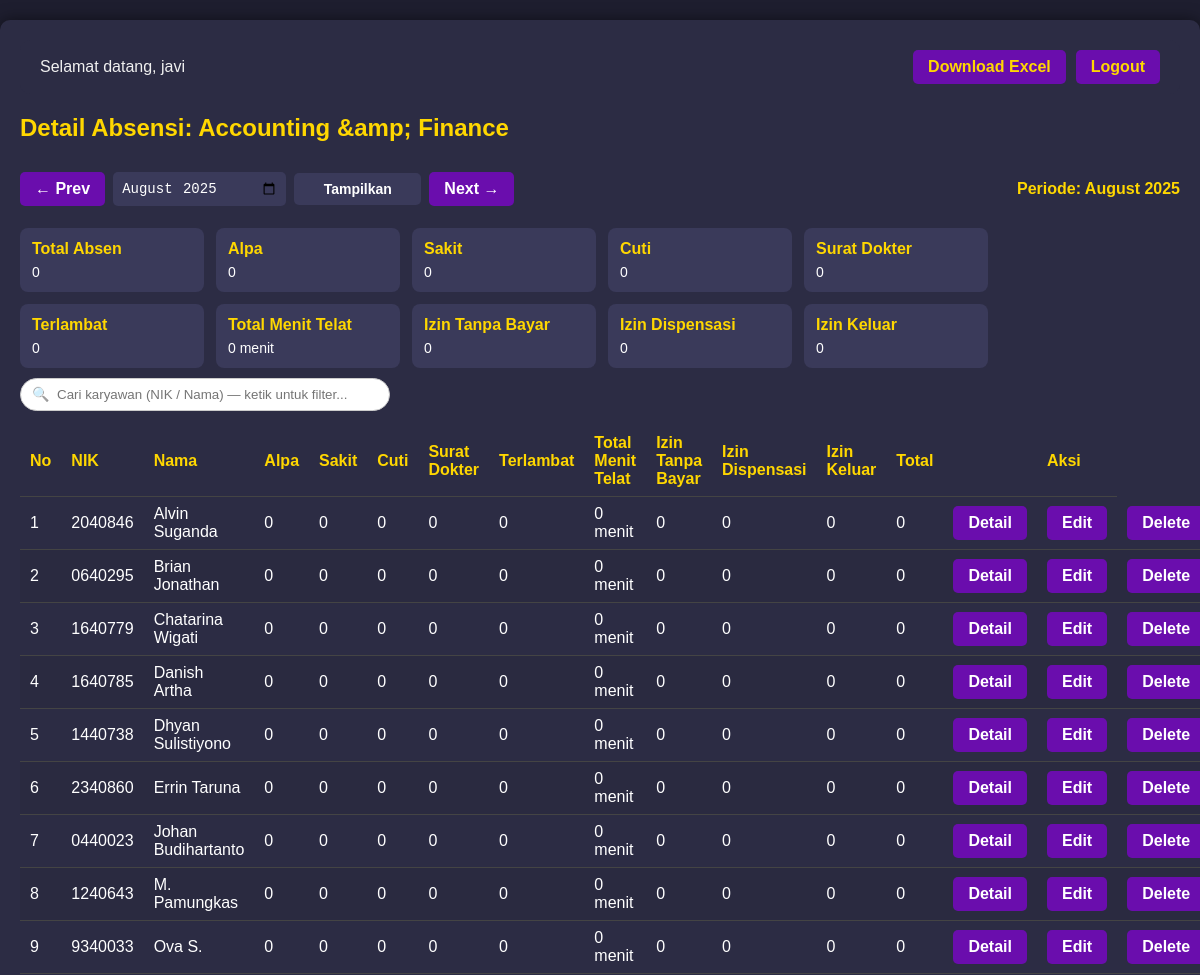
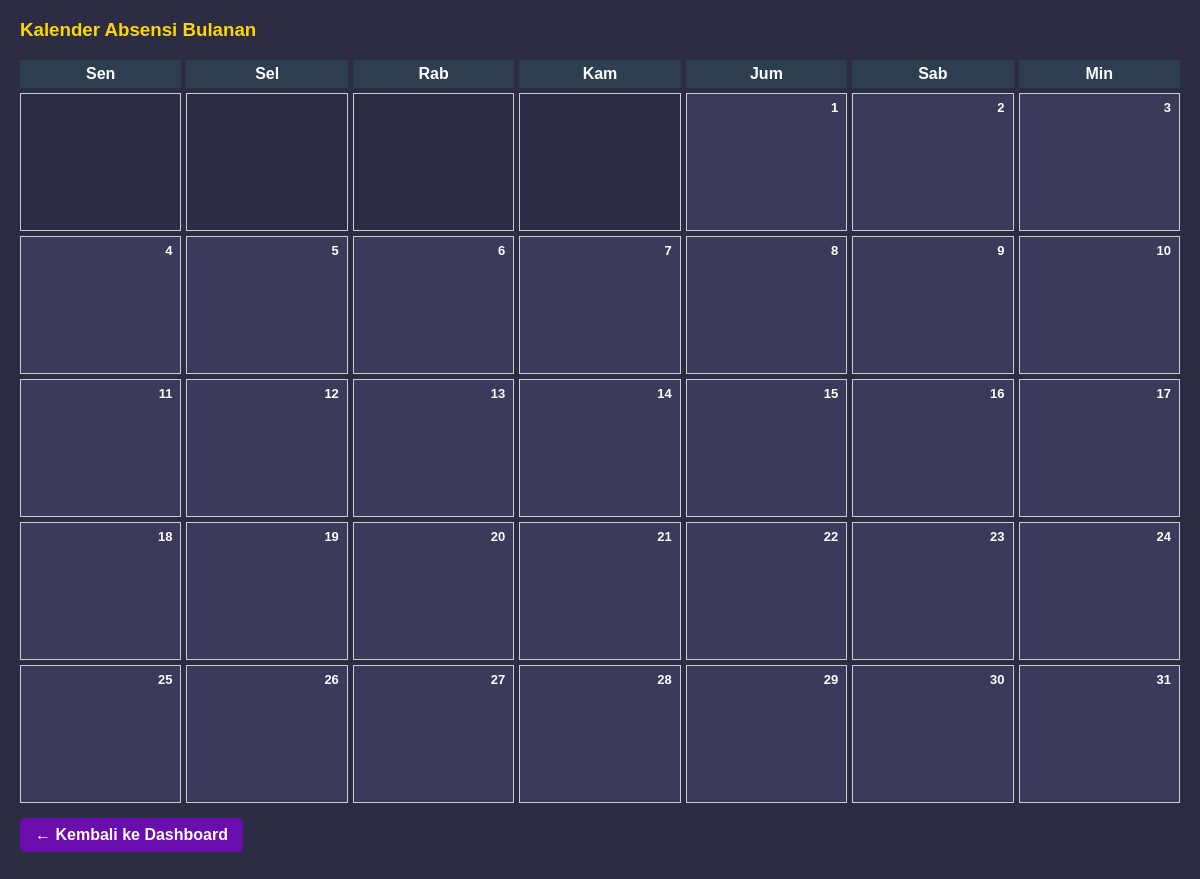
The page /detail_departemen.php?departemen_id=4&bulan=2025-08 (signed in) on the database its author committed (2 pictures, top to bottom).
### tables this page shows
CREATE TABLE `departemen` (
  `id` int(11) NOT NULL,
  `nama_departemen` varchar(100) NOT NULL
);

CREATE TABLE `karyawan` (
  `id` int(11) NOT NULL,
  `nik` varchar(20) NOT NULL,
  `nama` varchar(100) NOT NULL,
  `departemen_id` int(11) NOT NULL
);

### detail_departemen.php (the view, shortened to what this page needs)
<?php
include "config/koneksi.php";
$departemen_id = (int) $_GET['departemen_id'];
$filter_bulan = isset($_GET['bulan']) && preg_match('/^\d{4}-\d{2}$/', $_GET['bulan']) ? $_GET['bulan'] : date('Y-m');
$startDate = $filter_bulan . '-01';
$endDate = date('Y-m-t', strtotime($startDate));
function column_exists($conn, $table, $column) {
    $table = mysqli_real_escape_string($conn, $table);
    $column = mysqli_real_escape_string($conn, $column);
    $q = mysqli_query($conn, "SHOW COLUMNS FROM `$table` LIKE '$column'");
    return $q && mysqli_num_rows($q) > 0;
}
$has_menit = column_exists($conn, 'absensi', 'menit_telat');
$depQ = mysqli_query($conn, "SELECT nama_departemen FROM departemen WHERE id = $departemen_id");
$depRow = mysqli_fetch_assoc($depQ);
$nama_departemen = htmlspecialchars($depRow['nama_departemen']);
$sql_summary = "
    SELECT
      k.id,
      k.nik,
      k.nama,
      COALESCE(SUM(a.status = 'Alpa'),0) AS alpa,
      COALESCE(SUM(a.status = 'Izin Tanpa Bayar'),0) AS izin_tanpa_bayar,
      COALESCE(SUM(a.status = 'Sakit'),0) AS sakit,
      COALESCE(SUM(a.status = 'Izin Dispensasi'),0) AS izin_dispensasi,
      COALESCE(SUM(a.status = 'Cuti'),0) AS cuti,
      COALESCE(SUM(a.status = 'Surat Dokter'),0) AS surat_dokter,
      COALESCE(SUM(a.status = 'Terlambat'),0) AS terlambat,
      COALESCE(SUM(a.status = 'Izin Meninggalkan Tempat Kerja'),0) AS izin_keluar,";
if ($has_menit) {
    $sql_summary .= " COALESCE(SUM(a.menit_telat),0) AS total_menit_telat,";
} else {
    $sql_summary .= " 0 AS total_menit_telat,";
}
$sql_summary .= " COALESCE(COUNT(a.id),0) AS total_absen
    FROM karyawan k
    LEFT JOIN absensi a
      ON a.karyawan_id = k.id
      AND a.tanggal BETWEEN '$startDate' AND '$endDate'
    WHERE k.departemen_id = $departemen_id
    GROUP BY k.id
    ORDER BY k.nama ASC
";
$res_summary = mysqli_query($conn, $sql_summary);
$sql_dept_totals = "
    SELECT
      SUM(a.status = 'Alpa') AS alpa,
      SUM(a.status = 'Izin Tanpa Bayar') AS izin_tanpa_bayar,
      SUM(a.status = 'Sakit') AS sakit,
      SUM(a.status = 'Izin Dispensasi') AS izin_dispensasi,
      SUM(a.status = 'Cuti') AS cuti,
      SUM(a.status = 'Surat Dokter') AS surat_dokter,
      SUM(a.status = 'Terlambat') AS terlambat,
      SUM(a.status = 'Izin Meninggalkan Tempat Kerja') AS izin_keluar,";
if ($has_menit) {
    $sql_dept_totals .= " SUM(a.menit_telat) AS total_menit_telat,";
} else {
    $sql_dept_totals .= " 0 AS total_menit_telat,";
}
$sql_dept_totals .= " COUNT(a.id) AS total_absen
    FROM absensi a
    JOIN karyawan k ON a.karyawan_id = k.id
    WHERE k.departemen_id = $departemen_id
      AND a.tanggal BETWEEN '$startDate' AND '$endDate'
";
$res_dept_totals = mysqli_query($conn, $sql_dept_totals);
$dept_totals = $res_dept_totals ? mysqli_fetch_assoc($res_dept_totals) : [];
function prev_month($ym){
    return date('Y-m', strtotime($ym . '-01 -1 month'));
}
function next_month($ym){
    return date('Y-m', strtotime($ym . '-01 +1 month'));
}
?>
<!DOCTYPE html>
<html lang="id">
<head>
<link rel="stylesheet" href="assets/style.css">
</head>
<body>
<div class="container">
    <div class="navbar" style="display:flex; justify-content:space-between; align-items:center;">
        <div>Selamat datang, <?= htmlspecialchars($_SESSION['nama'] ?? '') ?></div>
        <div style="display:flex; gap:10px; align-items:center;">
            <a href="export_departemen_excel.php?departemen_id=<?= $departemen_id ?>&bulan=<?= $filter_bulan ?>" class="btn btn-success">Download Excel</a>
            <a href="logout.php" class="btn btn-danger">Logout</a>
        </div>
    </div>
    <h2>Detail Absensi: <?= htmlspecialchars($nama_departemen) ?></h2>
    <div class="filter-inline">
        <a class="btn" href="detail_departemen.php?departemen_id=<?= $departemen_id ?>&bulan=<?= prev_month($filter_bulan) ?>">&larr; Prev</a>
        <form method="GET" style="display:inline-flex;align-items:center;gap:8px;">
            <input type="month" name="bulan" value="<?= $filter_bulan ?>">
            <button class="btn" type="submit">Tampilkan</button>
        </form>
        <a class="btn" href="detail_departemen.php?departemen_id=<?= $departemen_id ?>&bulan=<?= next_month($filter_bulan) ?>">Next &rarr;</a>
        <div style="margin-left:auto;color:#ffd700;font-weight:bold;">
            Periode: <?= date('F Y', strtotime($startDate)) ?>
        </div>
    </div>
    <div class="row" style="margin-bottom:10px;flex-wrap:wrap;">
        <div class="card"><h4>Total Absen</h4><div class="small"><?= $dept_totals['total_absen'] ?? 0 ?></div></div>
        <div class="card"><h4>Alpa</h4><div class="small"><?= $dept_totals['alpa'] ?? 0 ?></div></div>
        <div class="card"><h4>Sakit</h4><div class="small"><?= $dept_totals['sakit'] ?? 0 ?></div></div>
        <div class="card"><h4>Cuti</h4><div class="small"><?= $dept_totals['cuti'] ?? 0 ?></div></div>
        <div class="card"><h4>Surat Dokter</h4><div class="small"><?= $dept_totals['surat_dokter'] ?? 0 ?></div></div>
        <div class="card"><h4>Terlambat</h4><div class="small"><?= $dept_totals['terlambat'] ?? 0 ?></div></div>
        <div class="card"><h4>Total Menit Telat</h4><div class="small"><?= $dept_totals['total_menit_telat'] ?? 0 ?> menit</div></div>
        <div class="card"><h4>Izin Tanpa Bayar</h4><div class="small"><?= $dept_totals['izin_tanpa_bayar'] ?? 0 ?></div></div>
        <div class="card"><h4>Izin Dispensasi</h4><div class="small"><?= $dept_totals['izin_dispensasi'] ?? 0 ?></div></div>
        <div class="card"><h4>Izin Keluar</h4><div class="small"><?= $dept_totals['izin_keluar'] ?? 0 ?></div></div>
    </div>
    <div class="search-box">
        <input type="text" id="searchInput" placeholder="Cari karyawan (NIK / Nama) — ketik untuk filter...">
    </div>
    <table class="table-list" id="karyawanTable" role="grid" aria-label="Ringkasan karyawan">
        <thead>
            <tr>
                <th>No</th>
                <th>NIK</th>
                <th>Nama</th>
                <th>Alpa</th>
                <th>Sakit</th>
                <th>Cuti</th>
                <th>Surat Dokter</th>
                <th>Terlambat</th>
                <th>Total Menit Telat</th>
                <th>Izin Tanpa Bayar</th>
                <th>Izin Dispensasi</th>
                <th>Izin Keluar</th>
                <th>Total</th>
                <th> </th>
                <th>Aksi</th>
            </tr>
        </thead>
        <tbody>
            <?php
            $no = 1;
            if ($res_summary && mysqli_num_rows($res_summary) > 0):
                mysqli_data_seek($res_summary, 0);
                while ($r = mysqli_fetch_assoc($res_summary)):
            ?>
            <tr>
                <td><?= $no++; ?></td>
                <td><?= htmlspecialchars($r['nik']); ?></td>
                <td><?= htmlspecialchars($r['nama']); ?></td>
                <td><?= (int)$r['alpa']; ?></td>
                <td><?= (int)$r['sakit']; ?></td>
                <td><?= (int)$r['cuti']; ?></td>
                <td><?= (int)$r['surat_dokter']; ?></td>
                <td><?= (int)$r['terlambat']; ?></td>
                <td><?= (int)$r['total_menit_telat']; ?> menit</td>
                <td><?= (int)$r['izin_tanpa_bayar']; ?></td>
                <td><?= (int)$r['izin_dispensasi']; ?></td>
                <td><?= (int)$r['izin_keluar']; ?></td>
                <td><?= (int)$r['total_absen']; ?></td>
                <td>
                    <a class="btn" href="detail_karyawan.php?id=<?= $r['id'] ?>&bulan=<?= $filter_bulan ?>">Detail</a>
                </td>
                <td>
                    <a class="btn btn-warning" href="edit_absensi.php?id=<?= $r['id'] ?>&bulan=<?= $filter_bulan ?>">Edit</a>
                </td>
                <td>
                    <a class="btn btn-danger"
                    href="hapus_karyawan_absensi.php?id=<?= $r['id'] ?>&departemen_id=<?= $departemen_id ?>&bulan=<?= $filter_bulan ?>"
                    onclick="return confirm('Yakin ingin menghapus semua absensi karyawan ini di bulan terpilih?')">Delete</a>
                </td>
            </tr>
            <?php
                endwhile;
            else:
            ?>
            <tr><td colspan="14">Belum ada data karyawan / absensi untuk departemen ini di bulan terpilih.</td></tr>
            <?php endif; ?>
        </tbody>
    </table>
    <h3 style="margin-top:20px;">Kalender Absensi Bulanan</h3>
    <?php
    $firstDay = date('N', strtotime($startDate));
    $hariDalamBulan = date('t', strtotime($startDate));
    echo "<div class='calendar'>";
    $hari = ['Sen','Sel','Rab','Kam','Jum','Sab','Min'];
    foreach ($hari as $h) { echo "<div class='day-header'>{$h}</div>"; }
    for ($i=1; $i<$firstDay; $i++) { echo "<div class='day kosong'></div>"; }
    for ($tgl=1; $tgl<=$hariDalamBulan; $tgl++) {
        echo "<div class='day'>";
        echo "<div class='day-number'>{$tgl}</div>";
        echo "</div>";
    }
    echo "</div>";
    ?>
    <p style="margin-top:15px;">
        <a href="dashboard.php" class="btn">← Kembali ke Dashboard</a>
    </p>
</div>
</body>
</html>

### assets/style.css (style rules this page uses)
body { background-color: #1e1e2f; color: #f0f0f0; font-family: Arial, sans-serif; margin: 0; padding: 0; }
.container { max-width: 1200px; margin: 20px auto; padding: 20px; background-color: #2c2c44; border-radius: 10px; box-shadow: 0 0 15px rgba(0,0,0,0.5); }
h1, h2, h3 { color: #ffd700; }
a.btn, button { display: inline-block; padding: 8px 15px; background-color: #6a0dad; color: #fff; text-decoration: none; border-radius: 5px; font-weight: bold; cursor: pointer; }
form input, form select, form textarea, form button { display: block; width: 100%; margin: 10px 0; padding: 8px; border-radius: 5px; border: none; font-size: 14px; background-color: #3a3a5a; color: #fff; }
table { width: 100%; border-collapse: collapse; margin-top: 20px; }
table thead { background-color: #3a3a5a; }
table thead th { padding: 10px; color: #ffd700; text-align: left; }
table tbody tr { border-bottom: 1px solid #444; }
table tbody tr:nth-child(even) { background-color: #2a2a40; }
table tbody td { padding: 10px; }
.navbar { display: flex; justify-content: space-between; align-items: center; background-color: #2c2c44; padding: 10px 20px; border-radius: 10px; margin-bottom: 20px; }
.navbar a { color: #ffd700; text-decoration: none; font-weight: bold; }

### detail_departemen.php (style rules this page uses)
.row { display:flex;gap:12px;flex-wrap:wrap;margin-bottom:12px; }
.card { background:#3a3a5a;padding:12px;border-radius:8px;min-width:160px; }
.card h4 { margin:0 0 6px;color:#ffd700 }
.small { font-size:14px;color:#fff }
.filter-inline { display:flex;gap:8px;align-items:center;margin-bottom:12px }
.filter-inline input[type="month"] { width:200px }
.search-box { margin: 10px 0 15px; position: relative; width: 320px; }
.search-box input { width: 100%; padding: 8px 12px 8px 36px; border-radius: 20px; border:1px solid #ccc; outline:none; transition:0.2s; }
.search-box::before { content:"🔍"; position:absolute; left:12px; top:50%; transform:translateY(-50%); font-size:14px; opacity:0.6; pointer-events:none; }
.table-list { width:100%; border-collapse:collapse; margin-top:8px; }
.table-list th, .table-list td { padding:8px 10px; border-bottom:1px solid #444; color:#fff; text-align:left; }
.table-list th { background:#2c2c44; color:#ffd700; }
.calendar { display: grid; grid-template-columns: repeat(7, 1fr); gap: 5px; margin-top:12px; }
.day-header { font-weight: bold; text-align: center; background:#2c3e50; color:#fff; padding:5px; }
.day { border:1px solid #ccc; min-height:120px; padding:8px; font-size:13px; position:relative; background:#3a3a5a; color:#fff; overflow:hidden; }
.day-number { font-weight:bold; position:absolute; top:6px; right:8px; font-size:13px; color:#fff; }
.kosong { color:#aaa; background:#2c2c44; }

### rows shown on the page
departemen: nama_departemen "Accounting &amp; Finance"
karyawan: nik "2040846", nama "Alvin Suganda", alpa "0", sakit "0", cuti "0", surat_dokter "0", terlambat "0", total_menit_telat "0", izin_tanpa_bayar "0", izin_dispensasi "0", izin_keluar "0", total_absen "0"
karyawan: nik "0640295", nama "Brian Jonathan", alpa "0", sakit "0", cuti "0", surat_dokter "0", terlambat "0", total_menit_telat "0", izin_tanpa_bayar "0", izin_dispensasi "0", izin_keluar "0", total_absen "0"
karyawan: nik "1640779", nama "Chatarina Wigati", alpa "0", sakit "0", cuti "0", surat_dokter "0", terlambat "0", total_menit_telat "0", izin_tanpa_bayar "0", izin_dispensasi "0", izin_keluar "0", total_absen "0"
karyawan: nik "1640785", nama "Danish Artha", alpa "0", sakit "0", cuti "0", surat_dokter "0", terlambat "0", total_menit_telat "0", izin_tanpa_bayar "0", izin_dispensasi "0", izin_keluar "0", total_absen "0"
karyawan: nik "1440738", nama "Dhyan Sulistiyono", alpa "0", sakit "0", cuti "0", surat_dokter "0", terlambat "0", total_menit_telat "0", izin_tanpa_bayar "0", izin_dispensasi "0", izin_keluar "0", total_absen "0"
karyawan: nik "2340860", nama "Errin Taruna", alpa "0", sakit "0", cuti "0", surat_dokter "0", terlambat "0", total_menit_telat "0", izin_tanpa_bayar "0", izin_dispensasi "0", izin_keluar "0", total_absen "0"
karyawan: nik "0440023", nama "Johan Budihartanto", alpa "0", sakit "0", cuti "0", surat_dokter "0", terlambat "0", total_menit_telat "0", izin_tanpa_bayar "0", izin_dispensasi "0", izin_keluar "0", total_absen "0"
karyawan: nik "1240643", nama "M. Pamungkas", alpa "0", sakit "0", cuti "0", surat_dokter "0", terlambat "0", total_menit_telat "0", izin_tanpa_bayar "0", izin_dispensasi "0", izin_keluar "0", total_absen "0"
karyawan: nik "9340033", nama "Ova S.", alpa "0", sakit "0", cuti "0", surat_dokter "0", terlambat "0", total_menit_telat "0", izin_tanpa_bayar "0", izin_dispensasi "0", izin_keluar "0", total_absen "0"

### other values the page prints
$_SESSION['nama'] "javi"
date('F Y', strtotime($startDate)) "August 2025"
$dept_totals['total_absen'] "0"
$dept_totals['alpa'] "0"
$dept_totals['sakit'] "0"
$dept_totals['cuti'] "0"
$dept_totals['surat_dokter'] "0"
$dept_totals['terlambat'] "0"
$dept_totals['total_menit_telat'] "0"
$dept_totals['izin_tanpa_bayar'] "0"
$dept_totals['izin_dispensasi'] "0"
$dept_totals['izin_keluar'] "0"
$h "Sen"
$h "Sel"
$h "Rab"
